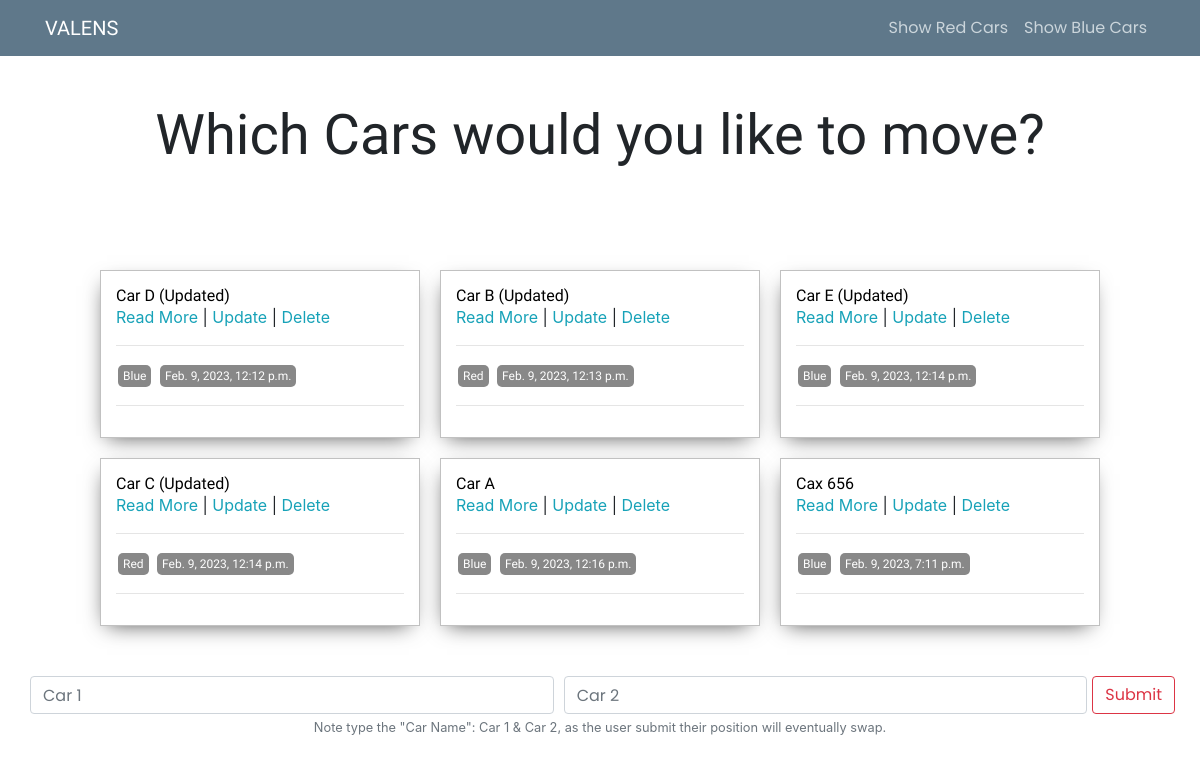
Screenshot of /move-cars/ with the database file from the repository.
### ECar/models.py (models this page shows, shortened)
class Car(models.Model):
    car_name = models.CharField(max_length=50)
    car_model = models.CharField(max_length=200)
    car_description = models.TextField(max_length=200)
    car_color = models.ForeignKey(CarColor, on_delete=models.CASCADE)
    car_image = models.ImageField(null=True, blank=True, upload_to='media', default='imageholder.png')
    date_manufactured = models.DateTimeField(auto_now_add=True)
    class Meta:
        ordering = ['date_manufactured']

class CarColor(models.Model):
    colors = models.CharField(max_length=50)
    def __str__(self) -> str:
        return self.colors

### ECar/views.py (the view)
# urls.py: path('move-cars/', views.MoveCars.as_view(), name='move_cars')
class MoveCars(ListView):
    model = Car
    template_name = 'html/move_cars.html'
    context_object_name = 'cars'

### ECar/templates/html/move_cars.html (shortened to what this page needs)
{% extends 'html/main.html' %}
{% load static %}
{% block content %}
    <div class='main-container'>
        <div class="greeting-wrapper">
            {% if cars %}
                <h1>Which Cars would you like to move?</h1>
            {% endif %}
        </div>
        <div class='post-wrapper'>
            {% for car in cars %}
                <div>
                    <div class='post'>
                        <div class='post-preview'>
                            <h6 class='post-title'>{{ car.car_name }}</h6>
                            <a href="{% url 'car_detail' car.id %}">Read More</a>
                            | <a href="{% url 'update_car' car.id %}">Update</a>
                            | <a href="{% url 'delete_car' car.id %}">Delete</a>
                            <hr>
                                <span class='tag'>{{ car.car_color }}</span>
                                <span class='tag'>{{ car.date_manufactured }}</span>
                            <hr>
                        </div>
                    </div>
                </div>
                {% empty %}
                    <h5>No Red Cars Available ...</h5>
            {% endfor %}
        </div>
        {% if cars %}
            <form method='GET'>
                <div class="form-row">
                <div class="col">
                    <input type="text" class="form-control" placeholder="Car 1">
                </div>
                <div class="col">
                    <input type="text" class="form-control" placeholder="Car 2">
                </div>
                <input type="submit" class="btn btn-outline-danger">
                </div>
            </form>
        {% endif %}
        <small class="form-text text-muted" align='center'>Note type the "Car Name": Car 1 & Car 2, as the user submit their position will eventually swap.</small>
    </div>
{% endblock content %}

### ECar/static/css/default.css (style rules this page uses)
:root { --mainColor:#eaeaea; --secondaryColor:#fff; --borderColor:#c1c1c1; --mainText:black; --secondaryText:#4b5156; --themeDotBorder:#24292e; --previewBg:rgb(251, 249, 243, 0.8); --previewShadow:#f0ead6; --buttonColor:black; }
html, body { padding: 0; margin: 0; scroll-behavior: smooth; }
body * { transition: 0.3s; }
h1, h2, h3, h4, h5, h6, span, strong { font-family: 'Russo One', sans-serif; font-weight: 500; }
p, li, label, input, textarea { color: var(--secondaryText); font-family: 'Poppins', sans-serif; }
a { text-decoration: none; color:#17a2b8; }
h1 { font-size: 56px; }
h6 { font-size: 16px; }
.main-container { width: 1200px; margin: 20px auto; }
.greeting-wrapper { display: grid; text-align: center; align-content: center; min-height: 10em; }
.post-wrapper { display: grid; grid-template-columns: repeat(auto-fit, 320px); gap:20px; justify-content: center; padding-bottom: 50px; padding-top: 50px; }
.post { border:1px solid var(--borderColor); -webkit-box-shadow: -2px 7px 21px -9px rgba(0,0,0,0.75); -moz-box-shadow: -2px 7px 21px -9px rgba(0,0,0,0.75); box-shadow: -2px 7px 21px -9px rgba(0,0,0,0.75); }
.tag { display: inline-block; color: #fff; background-color: #888; border-radius: 5px; margin: 2px; padding: 2px 5px; font-size: 12px; }
.post-preview { background-color: #fff; padding:15px; }
.post-title { color:black; margin: 0; }
@media screen and (max-width: 1200px) { .main-container { width: 95%; } }

### rows the page displays
Car: car_name "Car D (Updated)", car_color "Blue", date_manufactured "Feb. 9, 2023, 12:12 p.m."
Car: car_name "Car B (Updated)", car_color "Red", date_manufactured "Feb. 9, 2023, 12:13 p.m."
Car: car_name "Car E (Updated)", car_color "Blue", date_manufactured "Feb. 9, 2023, 12:14 p.m."
Car: car_name "Car C (Updated)", car_color "Red", date_manufactured "Feb. 9, 2023, 12:14 p.m."
Car: car_name "Car A", car_color "Blue", date_manufactured "Feb. 9, 2023, 12:16 p.m."
Car: car_name "Cax 656", car_color "Blue", date_manufactured "Feb. 9, 2023, 7:11 p.m."
